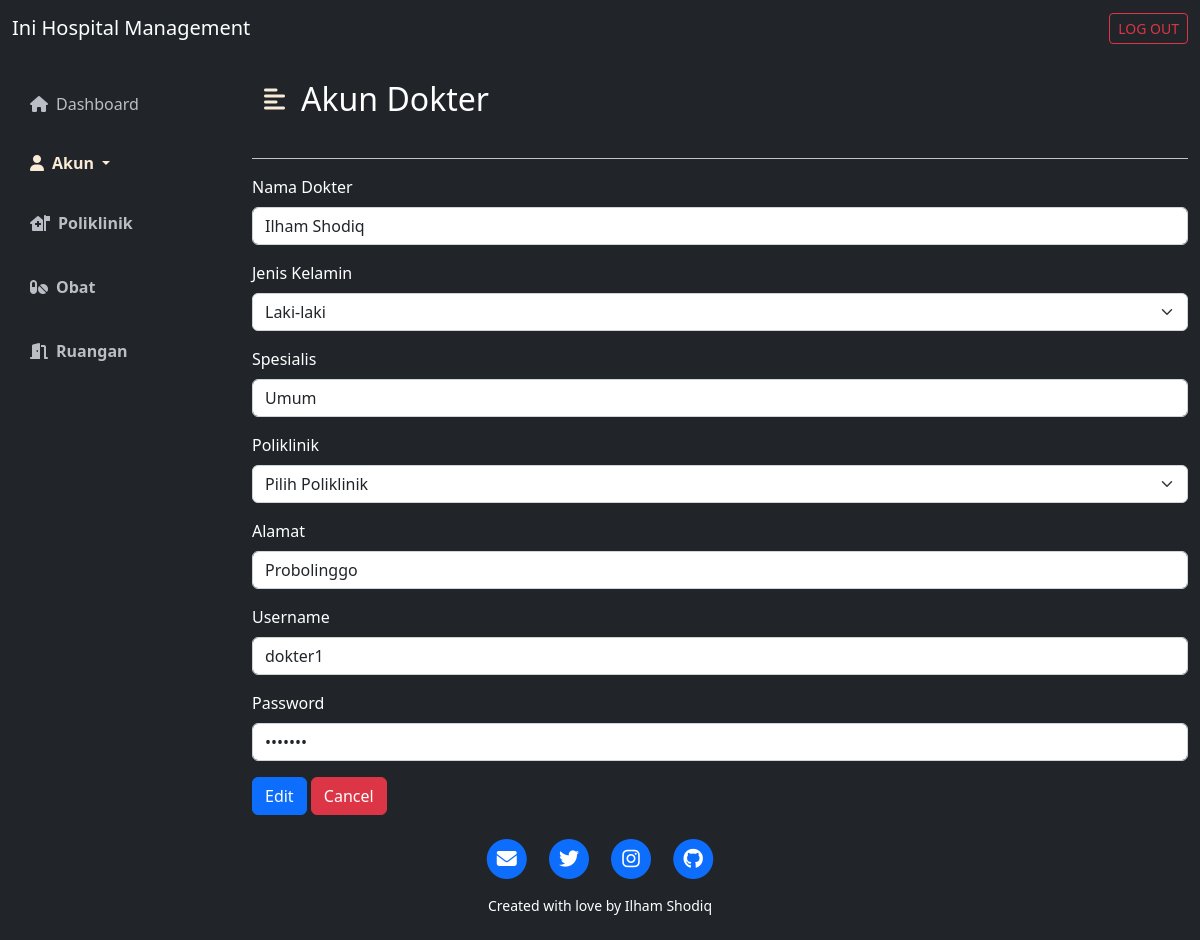
The page /menu_admin/admin_edit_akundokter.php?id_dokter=1 on the database its author committed.
### tables this page shows
CREATE TABLE IF NOT EXISTS `dokter` (
  `id_dokter` int(11) NOT NULL AUTO_INCREMENT,
  `username` varchar(50) DEFAULT NULL,
  `password` varchar(50) DEFAULT NULL,
  `nama_dokter` varchar(50) DEFAULT NULL,
  `jenis_kelamin` varchar(50) DEFAULT NULL,
  `alamat` varchar(50) DEFAULT NULL,
  `spesialis` varchar(50) DEFAULT NULL,
  `id_poliklinik` int(11) DEFAULT NULL,
  PRIMARY KEY (`id_dokter`),
  KEY `FK_dokter_poliklinik` (`id_poliklinik`),
  CONSTRAINT `FK_dokter_poliklinik` FOREIGN KEY (`id_poliklinik`) REFERENCES `poliklinik` (`id_poliklinik`)
);

### menu_admin/admin_edit_akundokter.php (the view, shortened to what this page needs)
<!DOCTYPE html>
<html lang="en">
<head>
    <link href="https://cdn.jsdelivr.net/npm/bootstrap@5.2.0-beta1/dist/css/bootstrap.min.css" rel="stylesheet">
    <link rel="stylesheet" href="https://cdnjs.cloudflare.com/ajax/libs/font-awesome/6.1.1/css/all.min.css" />
    <link rel="stylesheet" href="../css/style_dashboard.css">
</head>
<body>
    <?php
    include "../koneksi.php";
    $id_dokter = $_GET['id_dokter'];
    $sql2 = "SELECT * FROM dokter WHERE id_dokter = '$id_dokter'";
    $query2 = $koneksi->query($sql2);
    ?>
    <nav class="navbar navbar-dark bg-dark">
        <div class="container-fluid">
            <a class="navbar-brand" href="#"> Ini Hospital Management</a>
            <a href="../logout.php" class="btn btn-outline-danger btn-sm" role="button">LOG OUT</a>
        </div>
    </nav>
    <div class="d-flex bg-dark text-white" id="wrapper">
        <div class="bg-dark" id="sidebar-wrapper">
            <div class="list-group list-group-flush my-3">
                <a href="admin_dashboard.php" class="list-group-item list-group-item-action bg-transparent second-text"><i class="fas fa-home me-2"></i>Dashboard</a>
                <a class="active navbar-toggler list-group-item list-group-item-action bg-transparent second-text fw-bold nav-link dropdown-toggle second-text fw-bold" href="#" id="accountDropdown" role="button" data-bs-toggle="dropdown">
                    <i class="fas fa-user me-2"></i>Akun
                </a>
                <a href="admin_poliklinik.php" class="list-group-item list-group-item-action bg-transparent second-text fw-bold"><i class="fas fa-house-medical-flag me-2"></i>Poliklinik</a>
                <a href="admin_obat.php" class="list-group-item list-group-item-action bg-transparent second-text fw-bold"><i class="fas fa-pills me-2"></i>Obat</a>
                <a href="admin_ruangan.php" class="list-group-item list-group-item-action bg-transparent second-text fw-bold"><i class="fas fa-door-open me-2"></i>Ruangan</a>
            </div>
        </div>
        <div id="page-content-wrapper">
            <nav class="navbar navbar-expand-lg navbar-light bg-transparent py-4 px-4">
                <div class="d-flex align-items-center">
                    <i class="fas fa-align-left primary-text fs-4 me-3" id="menu-toggle"></i>
                    <h2 class="fs-2 m-0">Akun Dokter</h2>
                </div>
            </nav>
            <div class="container-sm">
                <hr class="border-light border-2 opacity-75">
                <?php
                if ($query2) {
                    while ($data2 = mysqli_fetch_array($query2)) {
                ?>
                        <form action="" method="post">
                            <div class="mb-3">
                                <label for="inputnamadokter" class="form-label">Nama Dokter</label>
                                <input type="text" class="form-control" id="inputnamadokter" name="nama_dokter" value="<?php echo $data2['nama_dokter'] ?>">
                            </div>
                            <div class="mb-3">
                                <label for="inputkelamin" class="form-label">Jenis Kelamin</label>
                                <select class="form-select" id="inputkelamin" name="jenis_kelamin" value="<?php echo $data2['jenis_kelamin'] ?>">
                                    <option value="Laki-laki">Laki-laki</option>
                                </select>
                            </div>
                            <div class="mb-3">
                                <label for="inputspesialis" class="form-label">Spesialis</label>
                                <input type="text" class="form-control" id="inputspesialis" name="spesialis" value="<?php echo $data2['spesialis'] ?>">
                            </div>
                            <div class="mb-3">
                                <label for="inputpoliklinik" class="form-label">Poliklinik</label>
                                <select class="form-select" id="inputpoliklinik" name="id_poliklinik" value="<?php echo $data2['id_poliklinik'] ?>">
                                    <option value="">Pilih Poliklinik</option>
                                </select>
                            </div>
                            <div class="mb-3">
                                <label for="inputalamat" class="form-label">Alamat</label>
                                <input type="text" class="form-control" id="inputalamat" name="alamat" value="<?php echo $data2['alamat'] ?>">
                            </div>
                            <div class="mb-3">
                                <label for="inputusername" class="form-label">Username</label>
                                <input type="text" class="form-control" id="inputusername" name="username" value="<?php echo $data2['username'] ?>">
                            </div>
                            <div class="mb-3">
                                <label for="inputpassword" class="form-label">Password</label>
                                <input type="password" class="form-control" id="inputpassword" name="password" value="<?php echo $data2['password'] ?>">
                            </div>
                            <input class="btn btn-primary" type="submit" name="edit" value="Edit">
                            <a class="btn btn-danger" href="admin_akundokter.php" role="button">Cancel</a>
                        </form>
                <?php
                    }
                }
                ?>
            </div>
        </div>
    </div>
    <footer class="bg-dark text-center text-white p-4">
        <div class="row gx-4 gx-lg-5 justify-content-center">
            <div class="col-md-10 col-lg-8 col-xl-7">
                <ul class="list-inline text-center">
                    <li class="list-inline-item">
                        <a href="mailto:ilhambheh@gmail.com">
                            <span class="fa-stack fa-lg">
                                <i class="fas fa-circle fa-stack-2x"></i>
                                <i class="fas fa-envelope fa-stack-1x fa-inverse"></i>
                            </span>
                        </a>
                    </li>
                    <li class="list-inline-item">
                        <a href="https://twitter.com/The12sMB">
                            <span class="fa-stack fa-lg">
                                <i class="fas fa-circle fa-stack-2x"></i>
                                <i class="fab fa-twitter fa-stack-1x fa-inverse"></i>
                            </span>
                        </a>
                    </li>
                    <li class="list-inline-item">
                        <a href="https://www.instagram.com/ilham_shodq/">
                            <span class="fa-stack fa-lg">
                                <i class="fas fa-circle fa-stack-2x"></i>
                                <i class="fab fa-instagram fa-stack-1x fa-inverse"></i>
                            </span>
                        </a>
                    </li>
                    <li class="list-inline-item">
                        <a href="https://github.com/ilhamshodiq">
                            <span class="fa-stack fa-lg">
                                <i class="fas fa-circle fa-stack-2x"></i>
                                <i class="fab fa-github fa-stack-1x fa-inverse"></i>
                            </span>
                        </a>
                    </li>
                </ul>
                <div class="small text-center">Created with love by Ilham Shodiq</div>
            </div>
        </div>
    </footer>
</body>
</html>

### css/style_dashboard.css (style rules this page uses)
:root { --main-text-color: antiquewhite; --second-text-color: #bbbec5; --second-bg-color: #c1efde; }
.primary-text { color: var(--main-text-color); }
.second-text { color: var(--second-text-color); }
#wrapper { overflow-x: hidden; }
#sidebar-wrapper { min-height: 78vh; margin-left: -15rem; -webkit-transition: margin 0.25s ease-out; -moz-transition: margin 0.25s ease-out; -o-transition: margin 0.25s ease-out; transition: margin 0.25s ease-out; }
#sidebar-wrapper .list-group { width: 15rem; }
#page-content-wrapper { min-width: 100vw; }
#menu-toggle { cursor: pointer; }
.list-group-item { border: none; padding: 20px 30px; }
.list-group-item.active { background-color: transparent; color: var(--main-text-color); font-weight: bold; border: none; }
@media (min-width: 768px) { #sidebar-wrapper { margin-left: 0; } }
@media (min-width: 768px) { #page-content-wrapper { min-width: 0; width: 100%; } }

### rows shown on the page
dokter: nama_dokter "Ilham Shodiq", jenis_kelamin "Laki-laki", spesialis "Umum", alamat "Probolinggo", username "dokter1"
